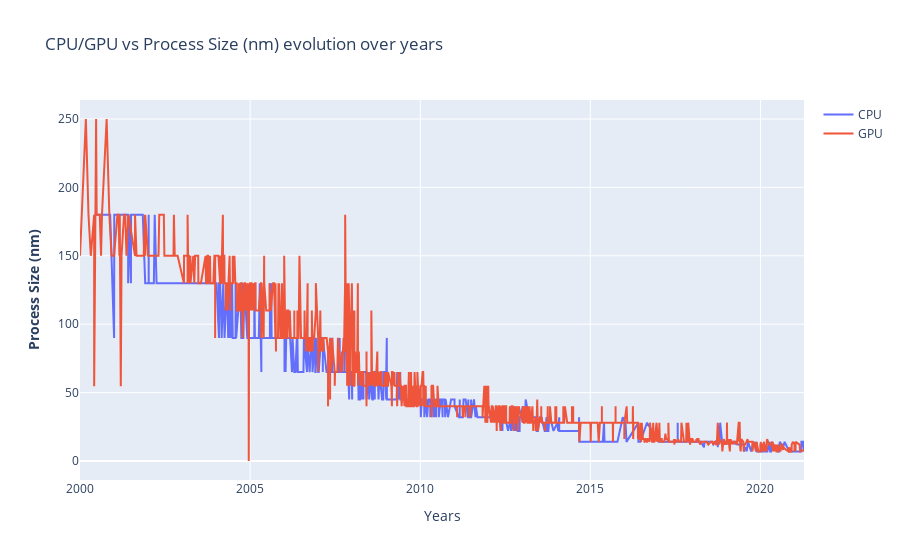

The cell this chart's notebook holds for it:
### Markdown cell above
### Análise - Proccess Size

### Code cell
fig = make_subplots()

# Add traces
fig.add_trace(
    go.Scatter(x= df_cpu.index, y=df_cpu["Process Size (nm)"] ,name= "CPU")
)

fig.add_trace(
    go.Scatter(x= df_gpu.index,y= df_gpu["Process Size (nm)"], name= "GPU")
)

# Add figure title
fig.update_layout(
    title_text="CPU/GPU vs Process Size (nm) evolution over years"
)

# Set x-axis title
fig.update_xaxes(title_text="Years")

# Set y-axes titles
fig.update_yaxes(title_text="<b>Process Size (nm)</b>", secondary_y=False)

fig.show()

### Figure 1 — Plotly figure (JSON) as saved in the notebook; plotly's stock layout.template omitted (floating-point values rounded to 4 significant figures; data arrays with more than 128 entries replaced by an {"elided": "..."} marker saying what was removed)
{"data": [{"name": "CPU", "type": "scatter", "x": {"elided": "2141 str values"}, "y": {"elided": "2141 int values"}}, {"name": "GPU", "type": "scatter", "x": {"elided": "2606 str values"}, "y": {"elided": "2606 float values"}}], "layout": {"title": {"text": "CPU/GPU vs Process Size (nm) evolution over years"}, "xaxis": {"anchor": "y", "domain": [0, 1], "title": {"text": "Years"}}, "yaxis": {"anchor": "x", "domain": [0, 1], "title": {"text": "<b>Process Size (nm)</b>"}}}}
